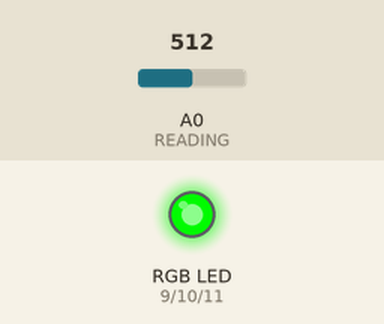
Simulated run of this sketch. Board: Arduino Uno, built with avr-gcc and run on an emulated ATmega328P. Parts: an RGB LED mixed from three pins (HIGH = lit). The inputs (shaded band) are chosen by the test bench; at power-on: A0 (READING) = 512. What the sketch prints to the serial monitor is not drawn.

Above: at 1.2 s.
1.3 s: A0 (READING) set to 520
At 3.5 s:
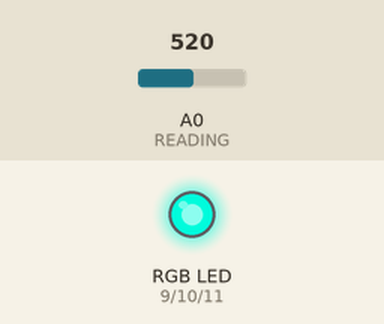
4.3 s: A0 (READING) set to 511
At 6.8 s:
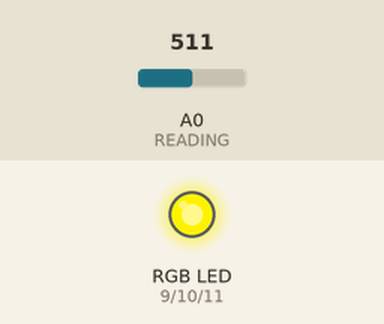
7.3 s: A0 (READING) set to 306
At 10.2 s:
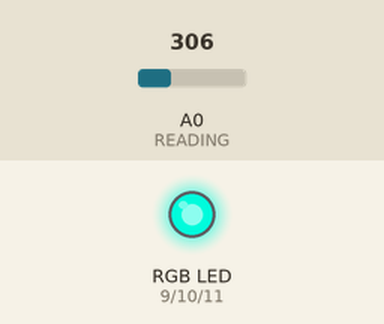
10.3 s: A0 (READING) set to 280
At 10.8 s:
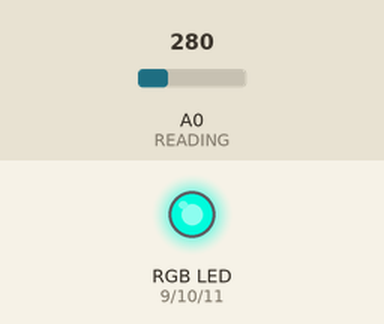
Timing chart, 0 to 13.3 s (numbered marks = the images above; inputs shaded):
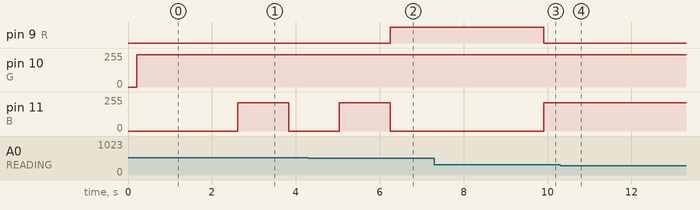

The sketch:

ikea-led-bar.ino
```cpp
#define R 9
#define G 10
#define B 11

#define READING A0
#define N 100
#define INTERVAL 1000

int currentReading;
int readings[N];

int cursor = 0;

void updateReading() {
  unsigned long avgs = 0;
  int i = 0;

  while (i < N) {
    avgs += analogRead(READING);
    i++;
  }

  avgs = 1.0 * avgs / i;
  currentReading = (int) avgs;


  Serial.print("Tick. The readings are: ");
  int k;
  for (k = 0; k <N; k++) {
    Serial.print(readings[k]);
    Serial.print(" ");
  }

  Serial.println("");

  readings[cursor] = currentReading;
  cursor++;
  if (cursor >= N) {
    cursor = 0;
  }
}

int getTrend() {
  unsigned long average = 0;
  int i = 0;
  int count = 0;

  while (i < N) {
    int v = readings[i];
    if (v != 0) {
      average += v;
      count ++;
    }
    i++;
  }

  if (count == 0) return 0;
  average = average / count;


  Serial.print("Read: ");
  Serial.print(currentReading);

  Serial.print(" average: ");
  Serial.println(average);

  int delta = 100 * (currentReading - average) / average;

  if (delta < 0) return -1;
  if (delta > 0) return  1;
  return 0;

}

void setColor(int red, int green, int blue) {
  analogWrite(R, 255 - red);
  analogWrite(G, (255 - green) / 1.05);
  analogWrite(B, (255 - blue) / 1.2);
}

void setup() {
  pinMode(R, OUTPUT);
  pinMode(G, OUTPUT);
  pinMode(B, OUTPUT);
  Serial.begin(9600);
}


void loop() {
  updateReading();

  switch (getTrend())  {
    case -1:
      setColor(0, 0, 255);
      break;
    case 1:
      setColor(255, 0, 0);
      break;
    default:
      setColor(255, 0, 255);
      break;
  }

  delay(INTERVAL);
}
```

Measured:
- the behaviour switches between 519 and 520 on A0 (READING) (found by bisection; images 0 and 1)
- after the input at 1.3 s, pin 11 (B): 0/255 → 212/255 after 1.3 s, → 0/255 1.2 s later
- after the input at 4.3 s, pin 9 (R): LOW → HIGH after 2.0 s; pin 11 (B): 0/255 → 212/255 after 0.74 s, → 0/255 1.2 s later
- after the input at 7.3 s, pin 9 (R): HIGH → LOW after 2.6 s; pin 11 (B): 0/255 → 212/255 after 2.6 s
- after the input at 10.3 s, pin 9 (R): stays LOW (without the input it goes to HIGH after 2.1 s); pin 11 (B): stays 212/255 (without the input it goes to 0/255 after 2.1 s)
